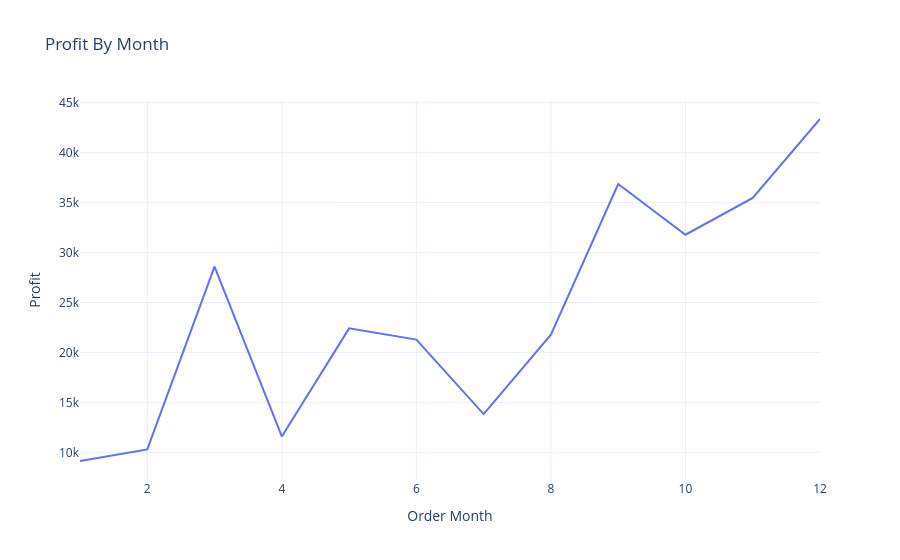

Notebook cell for this chart:
### Code cell
fig = px.line(profit_by_month,
             x='Order Month',
             y='Profit',
             title="Profit By Month")
fig.show()

### Figure 1 — Plotly figure (JSON) as saved in the notebook; plotly's stock layout.template omitted (floating-point values rounded to 4 significant figures)
{"data": [{"hovertemplate": "Order Month=%{x}<br>Profit=%{y}<extra></extra>", "legendgroup": "", "line": {"color": "#636efa", "dash": "solid"}, "marker": {"symbol": "circle"}, "mode": "lines", "name": "", "orientation": "v", "showlegend": false, "type": "scatter", "x": [1, 2, 3, 4, 5, 6, 7, 8, 9, 10, 11, 12], "xaxis": "x", "y": [9134.0, 10290.0, 28590.0, 11590.0, 22410.0, 21290.0, 13830.0, 21780.0, 36860.0, 31780.0, 35470.0, 43370.0], "yaxis": "y"}], "layout": {"legend": {"tracegroupgap": 0}, "title": {"text": "Profit By Month"}, "xaxis": {"anchor": "y", "domain": [0, 1], "title": {"text": "Order Month"}}, "yaxis": {"anchor": "x", "domain": [0, 1], "title": {"text": "Profit"}}}}
